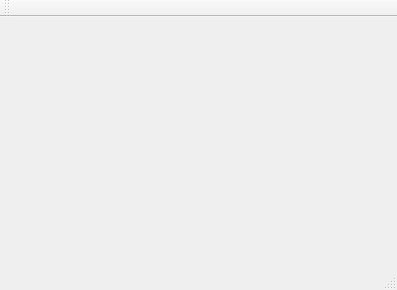
<?xml version="1.0" encoding="UTF-8"?>
<ui version="4.0">
 <class>MainWindow</class>
 <widget class="QMainWindow" name="MainWindow">
  <property name="geometry">
   <rect>
    <x>0</x>
    <y>0</y>
    <width>397</width>
    <height>290</height>
   </rect>
  </property>
  <property name="windowTitle">
   <string>MainWindow</string>
  </property>
  <widget class="QWidget" name="centralWidget"/>
  <widget class="QMenuBar" name="menuBar">
   <property name="geometry">
    <rect>
     <x>0</x>
     <y>0</y>
     <width>397</width>
     <height>22</height>
    </rect>
   </property>
  </widget>
  <widget class="QToolBar" name="mainToolBar">
   <attribute name="toolBarArea">
    <enum>TopToolBarArea</enum>
   </attribute>
   <attribute name="toolBarBreak">
    <bool>false</bool>
   </attribute>
  </widget>
  <widget class="QStatusBar" name="statusBar"/>
 </widget>
 <layoutdefault spacing="6" margin="11"/>
 <resources/>
 <connections/>
</ui>
